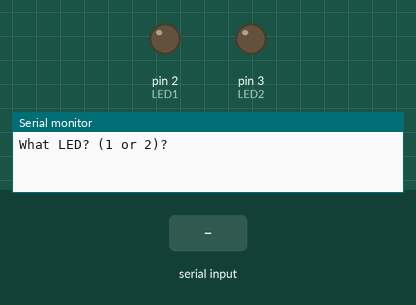
Simulated run of this sketch. Board: Arduino Uno, built with avr-gcc and run on an emulated ATmega328P. Shown: output pins drawn as LEDs (lit = HIGH), the last lines printed to the serial monitor. Inputs (shaded band) come from the test bench.

Above: at 1.2 s.
1.3 s: "1,90\n" received over Serial
At 2.1 s:
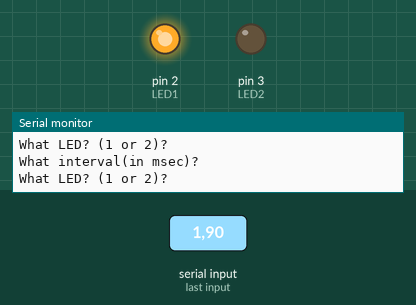
Timing chart, 0 to 10.3 s (numbered marks = the images above; inputs shaded):
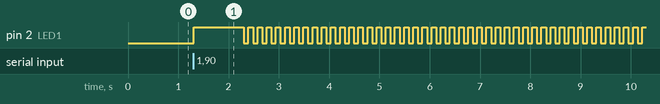

Measured:
- after the input at 1.3 s, pin 2 (LED1): LOW → HIGH at once, then repeats every 0.18 s: LOW 0.09 s, HIGH 0.09 s

The sketch:

CMPE311_proj2.ino
```cpp
// E.3 states that pins 2 and 3 are the outputs
#define LED1 2
#define LED2 3


//varibles created for timing, HL.5 the time is in msec
int ledSelect = 0;
int timing = 0;
unsigned long prevTime1 = millis();
unsigned long prevTime2 = millis();
long timeInt1 = 0;
long timeInt2 = 0;

int ledState1 = LOW;
int ledState2 = LOW;

//these boolean exist to control the serial monitor
  //since the loop keeps going constantly for the blinking
  //the booleans must keep the print statements from
  //looping forever so the user can input their values
bool flagPrint1 = true;
bool flagPrint2 = false;
bool flag3Check = true;
bool flag4Check = false;

void userControls(){
  timing = 0;

  //prints message to ask what LED
  if(flagPrint1){
    Serial.println("What LED? (1 or 2)?");
    flag3Check = true;
    flagPrint1 = false;
  }

  //takes user input (integer)
  if (flag3Check && Serial.available()) {
    ledSelect = Serial.parseInt();
    if(ledSelect != 0) {
      flagPrint2 = true;
      flag3Check = false;
    }
  }

  //prints message to ask what time interval
  if(flagPrint2){
    Serial.println("What interval(in msec)?");
    flagPrint2 = false;
  }

  //takes the user input (integer)
  if (!flag3Check && Serial.available()) {
    timing = Serial.parseInt();
    if(timing != 0){
      flag4Check = true;
    }
  }

  //sets timeing Interval 1 to timing
  if(flag4Check && ledSelect == 1){
    timeInt1 = timing;

    if(timeInt1 < 0){
      ledState1 = LOW;
    }

    flagPrint1 = true;
    flagPrint2 = false;
    flag3Check = true;
    flag4Check = false;

    ledSelect = 0;
    timing = 0;

  }

  //sets timeing Interval 2 to timing
  else if(flag4Check && ledSelect == 2){
    timeInt2 = timing;

    if(timeInt2 < 0){
      ledState2 = LOW;
    }

    flagPrint1 = true;
    flagPrint2 = false;
    flag3Check = true;
    flag4Check = false;

    ledSelect = 0;
    timing = 0;
  }

  //if the user did not type the right number, the print statements reset and the LEDs are not impacted
  else if(flag4Check){
    //user did not type the right LED
    flagPrint1 = true;
    flagPrint2 = false;
    flag3Check = true;
    flag4Check = false;

    ledSelect = 0;
    timing = 0;
  }
}

void led1Timing(){
  unsigned long currentTime = millis();
  if(timeInt1 != 0 && currentTime - prevTime1 > timeInt1){
    prevTime1 = currentTime;

    if(ledState1 == HIGH){
      ledState1 = LOW;
    }
    else {
      ledState1 = HIGH;
    }
    digitalWrite(LED1, ledState1); //updates the LED to on or off
  }
}

void led2Timing(){
  unsigned long currentTime = millis();
  if(timeInt2 != 0 && currentTime - prevTime2 > timeInt2){
    prevTime2 = currentTime;

    if(ledState2 == HIGH){
      ledState2 = LOW;
    }
    else {
      ledState2 = HIGH;
    }
    digitalWrite(LED2, ledState2);
  }
}


void setup() {
  //sets the pinMode to output
  pinMode(LED1,OUTPUT);
  pinMode(LED2,OUTPUT);

  //makes the serial monitor
  Serial.begin(9600);
}

//create the fucntion array pointer
typedef void(*timingFunc)();
timingFunc funcList[] = {userControls, led1Timing, led2Timing};


void loop() {
  //function array goes though all tasks
  for(int i = 0; i < 3; i++){
    funcList[i]();
  }

}
```
